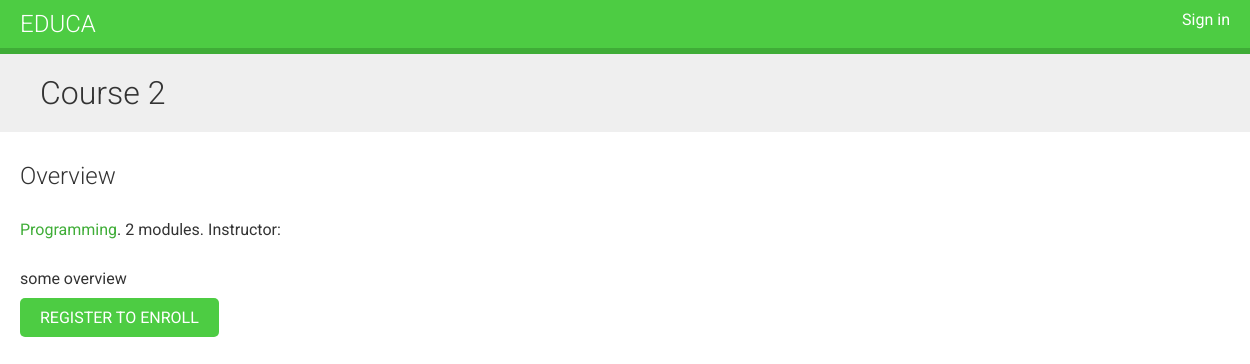
The app's page /course/course2/, older data.
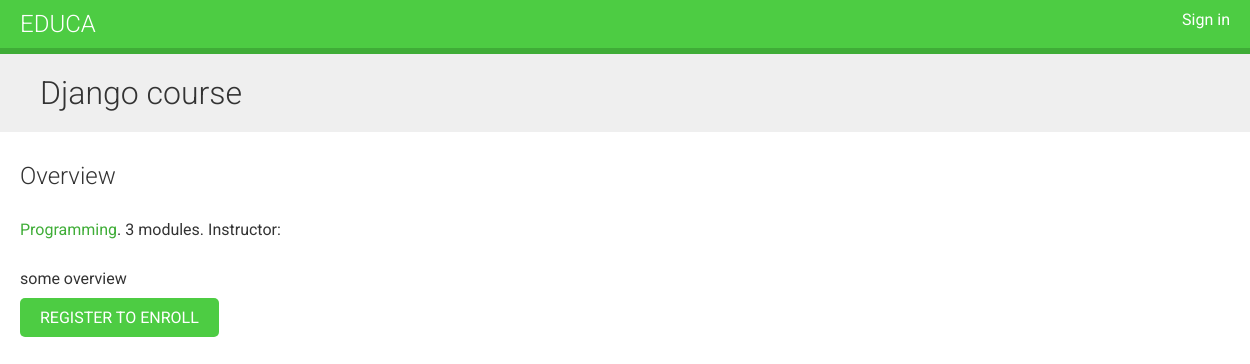
The same page, newer data.
### courses/models.py (models this page shows, shortened)
class Course(models.Model):
    owner = models.ForeignKey(User, related_name='courses_created', on_delete=models.CASCADE)
    subject = models.ForeignKey(Subject, related_name='courses', on_delete=models.CASCADE)
    title = models.CharField(max_length=200)
    slug = models.SlugField(max_length=200, unique=True)
    overview = models.TextField()
    created = models.DateTimeField(auto_now_add=True)
    students = models.ManyToManyField(User, related_name='courses_joined', blank=True)
    class Meta:
        ordering = ['-created',]

### courses/views.py (the view)
# urls.py: path('<slug:slug>/', views.CourseDetailView.as_view(), name='course_detail'),
class CourseDetailView(DetailView):
    model = Course
    template_name = 'courses/detail.html'
    def get_context_data(self, **kwargs):
        context = super(CourseDetailView, self).get_context_data(**kwargs)
        context['enroll_form'] = CourseEnrollForm(initial={'course': self.object})
        return context

### courses/templates/courses/detail.html (shortened to what this page needs)
{% extends "base.html" %}
{% block content %}
{% with subject=course.subject %}
<h1>
    {{ object.title }}
</h1>
<div class="module">
    <h2>Overview</h2>
    <p>
        <a href="{% url 'course_list_subject' subject.slug %}">
            {{ subject.title }}</a>.
        {{ course.modules.count }} modules.
        Instructor: {{ course.owner.get_full_name }}
    </p>
    {{ object.overview|linebreaks }}
    {% if request.user.is_authenticated %}
    <form action="{% url 'student_enroll_course' %}" method="post">
    {{ enroll_form }}
    {% csrf_token %}
    <input type="submit" class="button" value="Enroll now">
    </form>
    {% else %}
    <a href="{% url 'student_registration' %}" class="button">Register to enroll</a>
    {% endif %}
</div>
{% endwith %}
{% endblock %}

Row changes from the older to the newer data that the page shows:
changed Course "some overview": title "Course 2" → "Django course"; modules.count "2" → "3"
